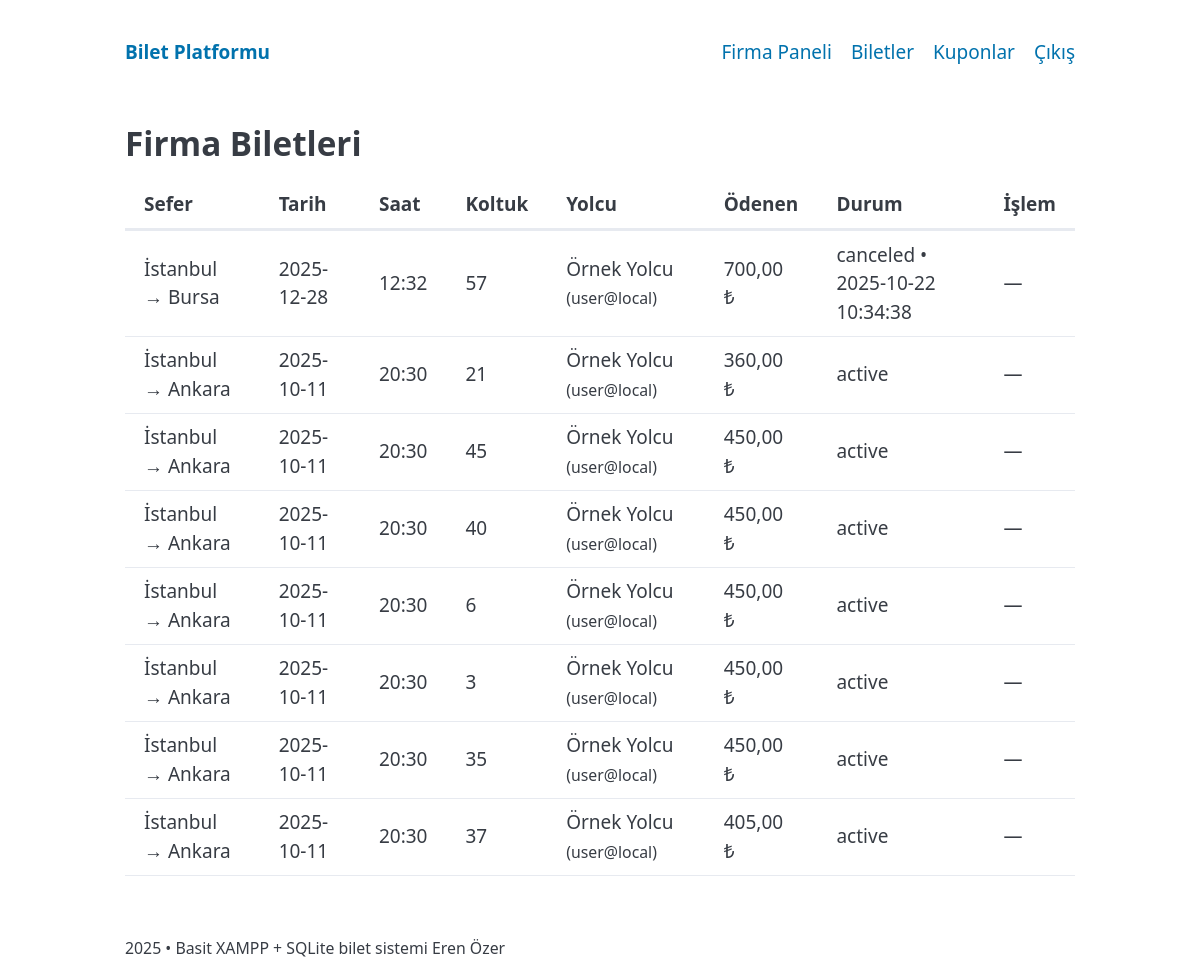
Page /index.php?r=firm-tickets (signed in) on the committed database.
### tables this page shows
CREATE TABLE tickets (
        id INTEGER PRIMARY KEY AUTOINCREMENT,
        user_id INTEGER NOT NULL,
        trip_id INTEGER NOT NULL,
        seat_no INTEGER NOT NULL,
        price_paid REAL NOT NULL,
        status TEXT NOT NULL CHECK(status IN ('active','canceled')) DEFAULT 'active',
        purchased_at TEXT NOT NULL DEFAULT CURRENT_TIMESTAMP,
        canceled_at TEXT,
        FOREIGN KEY(user_id) REFERENCES users(id) ON DELETE CASCADE,
        FOREIGN KEY(trip_id) REFERENCES trips(id) ON DELETE CASCADE,
        UNIQUE(trip_id, seat_no)
    );

CREATE TABLE trips (
        id INTEGER PRIMARY KEY AUTOINCREMENT,
        firm_id INTEGER NOT NULL,
        origin TEXT NOT NULL,
        destination TEXT NOT NULL,
        trip_date TEXT NOT NULL,
        departure_time TEXT NOT NULL,
        price REAL NOT NULL,
        seat_count INTEGER NOT NULL DEFAULT 40,
        created_at TEXT NOT NULL DEFAULT CURRENT_TIMESTAMP,
        FOREIGN KEY(firm_id) REFERENCES firms(id) ON DELETE CASCADE
    );

CREATE TABLE users (
        id INTEGER PRIMARY KEY AUTOINCREMENT,
        name TEXT NOT NULL,
        email TEXT NOT NULL UNIQUE,
        password_hash TEXT NOT NULL,
        role TEXT NOT NULL CHECK(role IN ('user','firm_admin','admin')),
        credit REAL NOT NULL DEFAULT 0,
        created_at TEXT NOT NULL DEFAULT CURRENT_TIMESTAMP
    , active INTEGER NOT NULL DEFAULT 1);

### views/firm/tickets.php (the view, shortened to what this page needs)
<h2>Firma Biletleri</h2>
<table>
  <thead>
    <tr>
      <th>Sefer</th>
      <th>Tarih</th>
      <th>Saat</th>
      <th>Koltuk</th>
      <th>Yolcu</th>
      <th>Ödenen</th>
      <th>Durum</th>
      <th>İşlem</th>
    </tr>
  </thead>
  <tbody>
    <?php foreach(($tickets??[]) as $t): ?>
      <?php
        $can=false;
        if($t['status']==='active'){
          $d=DateTime::createFromFormat('Y-m-d H:i',$t['trip_date'].' '.$t['departure_time']);
          $can=(new DateTime('now')) < (clone $d)->modify('-1 hour');
        }
      ?>
      <tr>
        <td><?= e($t['origin']) ?> → <?= e($t['destination']) ?></td>
        <td><?= e($t['trip_date']) ?></td>
        <td><?= e($t['departure_time']) ?></td>
        <td><?= (int)$t['seat_no'] ?></td>
        <td><?= e($t['user_name']) ?> <small>(<?= e($t['user_email']) ?>)</small></td>
        <td><?= e(money_fmt($t['price_paid'])) ?></td>
        <td><?= e($t['status']) ?><?= $t['status']==='canceled' && $t['canceled_at'] ? ' • '.e($t['canceled_at']) : '' ?></td>
        <td>
          <?php if($can): ?>
            <form method="post" action="index.php?r=firm-ticket-cancel" onsubmit="return confirm('İptal edilsin mi?')" style="display:inline">
              <?= csrf_field() ?>
              <input type="hidden" name="id" value="<?= (int)$t['id'] ?>">
              <button type="submit">İptal Et</button>
            </form>
          <?php else: ?>
            —
          <?php endif; ?>
        </td>
      </tr>
    <?php endforeach; ?>
  </tbody>
</table>

### views/layout/header.php (style rules this page uses)
:root { --seat:44px;--gap:10px;--aisle:16px }

### rows in the picture
tickets: trip.origin "İstanbul", trip.destination "Bursa", trip.trip_date "2025-12-28", trip.departure_time "12:32", seat_no "57", user.name "Örnek Yolcu", user.email "user@local", price_paid "700,00 ₺", status "canceled", canceled_at "2025-10-22 10:34:38"
tickets: trip.origin "İstanbul", trip.destination "Ankara", trip.trip_date "2025-10-11", trip.departure_time "20:30", seat_no "21", user.name "Örnek Yolcu", user.email "user@local", price_paid "360,00 ₺", status "active"
tickets: trip.origin "İstanbul", trip.destination "Ankara", trip.trip_date "2025-10-11", trip.departure_time "20:30", seat_no "45", user.name "Örnek Yolcu", user.email "user@local", price_paid "450,00 ₺", status "active"
tickets: trip.origin "İstanbul", trip.destination "Ankara", trip.trip_date "2025-10-11", trip.departure_time "20:30", seat_no "40", user.name "Örnek Yolcu", user.email "user@local", price_paid "450,00 ₺", status "active"
tickets: trip.origin "İstanbul", trip.destination "Ankara", trip.trip_date "2025-10-11", trip.departure_time "20:30", seat_no "6", user.name "Örnek Yolcu", user.email "user@local", price_paid "450,00 ₺", status "active"
tickets: trip.origin "İstanbul", trip.destination "Ankara", trip.trip_date "2025-10-11", trip.departure_time "20:30", seat_no "3", user.name "Örnek Yolcu", user.email "user@local", price_paid "450,00 ₺", status "active"
tickets: trip.origin "İstanbul", trip.destination "Ankara", trip.trip_date "2025-10-11", trip.departure_time "20:30", seat_no "35", user.name "Örnek Yolcu", user.email "user@local", price_paid "450,00 ₺", status "active"
tickets: trip.origin "İstanbul", trip.destination "Ankara", trip.trip_date "2025-10-11", trip.departure_time "20:30", seat_no "37", user.name "Örnek Yolcu", user.email "user@local", price_paid "405,00 ₺", status "active"
